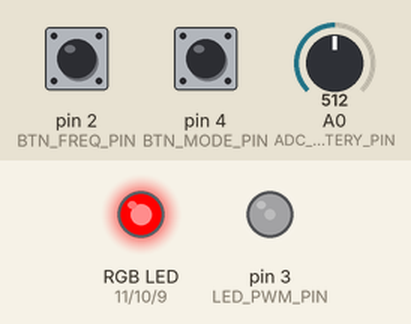
A sketch run on a simulated Arduino Uno, built with avr-gcc and run on an emulated ATmega328P. Parts: an RGB LED mixed from three pins (HIGH = lit), output pins drawn as LEDs (lit = HIGH). Dashed ring = blinking. The inputs (shaded band) are chosen by the test bench; at power-on: A0 (ADC_BATTERY_PIN) = 512, pin 4 (BTN_MODE_PIN) HIGH, pin 2 (BTN_FREQ_PIN) HIGH. What the sketch prints to the serial monitor is not drawn.

Above: at 1.57 s.
1.6 s: A0 (ADC_BATTERY_PIN) set to 191
10.8 s: A0 (ADC_BATTERY_PIN) set to 159
At 15.67 s:
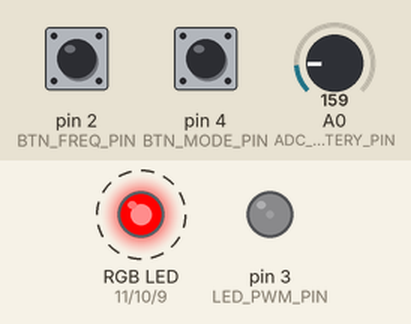
17.0 s: pin 4 (BTN_MODE_PIN) pulled LOW for 3.2 s
21.7 s: A0 (ADC_BATTERY_PIN) set to 306
At 25.09 s:
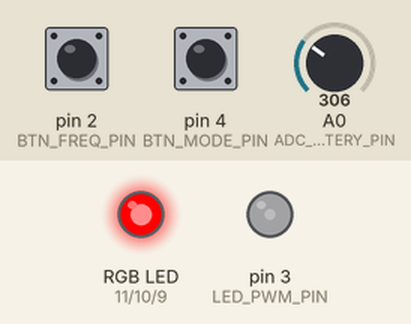
25.2 s: pin 4 (BTN_MODE_PIN) pulled LOW for 1 s
Timing chart, 0 to 29.7 s (numbered marks = the images above; inputs shaded):
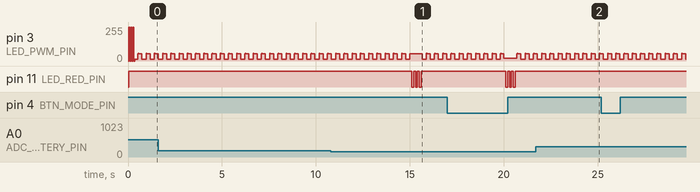

Measured:
- the behaviour switches between 178 and 177 on A0 (ADC_BATTERY_PIN) (found by bisection; images 0 and 1)
- after the input at 10.8 s, pin 11 (LED_RED_PIN): alternates HIGH for 0.10 s and LOW for 0.10 s, 6 changes in all, then stays HIGH, starting after 4.3 s
- after the input at 21.7 s, pin 11 (LED_RED_PIN): stays HIGH (without the input it goes to LOW after 3.4 s)

The sketch:

sketch.ino
```cpp
/*
 * ═══════════════════════════════════════════════════════════════════════════
 *  STYLET AURICULOTHÉRAPIE v7.0 - SIMULATION WOKWI
 *  Version simplifiée pour test breadboard Arduino Uno
 * ═══════════════════════════════════════════════════════════════════════════
 *
 * DIFFÉRENCES avec version finale ATmega328P-AU :
 * - LEDs indicateurs RGB connectées directement (D9, D10, D11)
 * - Pas de PCF8574 I2C (non supporté par Wokwi)
 * - Fréquence CPU 16MHz (vs 8MHz version finale basse conso)
 * - Simulation batterie via potentiomètre A0
 *
 * FONCTIONNALITÉS TESTÉES :
 * ✓ Modulation 1kHz des fréquences de Nogier
 * ✓ Circuit LED simplifié avec résistance 47Ω
 * ✓ 3 modes (Détection / Traitement / Blanc)
 * ✓ Sélection fréquence via bouton
 * ✓ Indicateurs LED RGB
 * ✓ Mesure batterie simulée
 */

// ═══════════════════════════════════════════════════════════════════════════
//  CONFIGURATION PINS
// ═══════════════════════════════════════════════════════════════════════════

#define LED_PWM_PIN     3       // D3 - PWM LED principale NSPW500CS (OC2B Timer2)
#define BTN_FREQ_PIN    2       // D2 - Bouton sélection fréquence
#define BTN_MODE_PIN    4       // D4 - Bouton sélection mode
#define ADC_BATTERY_PIN A0      // A0 - ADC0 Mesure batterie (potentiomètre)

// LEDs indicateurs RGB (direct, pas I2C pour Wokwi)
#define LED_RED_PIN     11      // D11 - LED Rouge
#define LED_GREEN_PIN   10      // D10 - LED Verte
#define LED_BLUE_PIN    9       // D9 - LED Bleue

// ═══════════════════════════════════════════════════════════════════════════
//  FRÉQUENCES DE NOGIER (Hz)
// ═══════════════════════════════════════════════════════════════════════════

const float frequencies[] = {
  2.28,   // A - Fréquence cellulaire
  4.56,   // B - Fréquence nutritive
  9.12,   // C - Fréquence nerveuse
  18.25,  // D - Fréquence circulatoire
  36.50,  // E - Fréquence psychique
  73.00,  // F - Fréquence dégénérescence
  146.00  // G - Fréquence séquentielle
};

const char freqNames[] = {'A', 'B', 'C', 'D', 'E', 'F', 'G'};
const uint8_t numFreqs = 7;

// ═══════════════════════════════════════════════════════════════════════════
//  MODES DE FONCTIONNEMENT
// ═══════════════════════════════════════════════════════════════════════════

enum Mode {
  MODE_DETECTION,      // Basse intensité (5mA, 25% duty cycle)
  MODE_TRAITEMENT,     // Haute intensité (20mA, 92% duty cycle)
  MODE_BLANC           // Lumière continue non modulée (10mA, 50% duty)
};

const char* modeNames[] = {"DETECTION", "TRAITEMENT", "BLANC"};
const uint8_t numModes = 3;

// ═══════════════════════════════════════════════════════════════════════════
//  CONFIGURATION MODULATION
// ═══════════════════════════════════════════════════════════════════════════

#define CARRIER_FREQ        976.0     // Fréquence porteuse réelle (Hz)
#define MODULATION_DEPTH    0.70      // Profondeur modulation (70%)
#define MIN_INTENSITY       0.20      // Intensité minimum (20%)

// Duty cycles pour LED 20mA NSPW500CS avec R=47Ω
#define DUTY_DETECTION   64    // 25% → ~5mA
#define DUTY_TRAITEMENT  235   // 92% → ~20mA
#define DUTY_BLANC       128   // 50% → ~10mA

// ═══════════════════════════════════════════════════════════════════════════
//  INDICATEURS LED RGB (Codage binaire pour 7 fréquences)
// ═══════════════════════════════════════════════════════════════════════════

// Format : {Rouge, Vert, Bleu}
const bool freqIndicators[7][3] = {
  {1, 0, 0},  // A (2.28Hz)  : Rouge
  {0, 1, 0},  // B (4.56Hz)  : Vert
  {1, 1, 0},  // C (9.12Hz)  : Jaune
  {0, 0, 1},  // D (18.25Hz) : Bleu
  {1, 0, 1},  // E (36.50Hz) : Magenta
  {0, 1, 1},  // F (73Hz)    : Cyan
  {1, 1, 1}   // G (146Hz)   : Blanc
};

// ═══════════════════════════════════════════════════════════════════════════
//  VARIABLES GLOBALES
// ═══════════════════════════════════════════════════════════════════════════

volatile uint8_t currentFreq = 0;
volatile Mode currentMode = MODE_DETECTION;
volatile uint16_t batteryVoltage = 0;

// ═══════════════════════════════════════════════════════════════════════════
//  SETUP - INITIALISATION
// ═══════════════════════════════════════════════════════════════════════════

void setup() {

  // Configuration Serial pour debug Wokwi
  Serial.begin(115200);
  Serial.println(F("╔═══════════════════════════════════════════════════════════╗"));
  Serial.println(F("║  STYLET AURICULOTHERAPIE v7.0 - SIMULATION WOKWI         ║"));
  Serial.println(F("║  LED Nichia NSPW500CS - Circuit Ultra-Simplifié          ║"));
  Serial.println(F("╚═══════════════════════════════════════════════════════════╝"));
  Serial.println();

  // Configuration pins
  pinMode(LED_PWM_PIN, OUTPUT);           // PWM LED principale
  pinMode(BTN_FREQ_PIN, INPUT_PULLUP);    // Bouton FREQ
  pinMode(BTN_MODE_PIN, INPUT_PULLUP);    // Bouton MODE
  pinMode(ADC_BATTERY_PIN, INPUT);        // ADC batterie

  // LEDs indicateurs RGB
  pinMode(LED_RED_PIN, OUTPUT);
  pinMode(LED_GREEN_PIN, OUTPUT);
  pinMode(LED_BLUE_PIN, OUTPUT);

  // Configuration Timer2 pour PWM 976Hz sur D3
  setupTimer2PWM();

  // Configuration ADC
  setupADC();

  // Affichage initial
  updateFreqIndicators();

  // Lecture batterie initiale
  batteryVoltage = readBatteryVoltage();

  Serial.println(F("✓ Initialisation terminée"));
  Serial.print(F("✓ Fréquence initiale : "));
  Serial.print(freqNames[currentFreq]);
  Serial.print(F(" ("));
  Serial.print(frequencies[currentFreq]);
  Serial.println(F(" Hz)"));
  Serial.print(F("✓ Mode initial : "));
  Serial.println(modeNames[currentMode]);
  Serial.print(F("✓ Batterie : "));
  Serial.print(batteryVoltage);
  Serial.println(F(" mV"));
  Serial.println();

  // Clignotement LED principale : boot OK (3 flashs rapides)
  for (uint8_t i = 0; i < 3; i++) {
    OCR2B = 255;
    delay(50);
    OCR2B = 0;
    delay(50);
  }
}

// ═══════════════════════════════════════════════════════════════════════════
//  TIMER2 PWM SETUP - Configuration PWM 976Hz sur D3
// ═══════════════════════════════════════════════════════════════════════════

void setupTimer2PWM() {
  // Timer2 en mode Fast PWM, 8-bit
  // Fréquence PWM = 16MHz / (64 × 256) = 976.5625Hz

  TCCR2A = 0;
  TCCR2B = 0;

  // Mode Fast PWM (WGM21=1, WGM20=1)
  TCCR2A |= (1 << WGM21) | (1 << WGM20);

  // Clear OC2B on compare match (non-inverting)
  TCCR2A |= (1 << COM2B1);

  // Prescaler = 64 pour 16MHz
  TCCR2B |= (1 << CS22);

  // Duty cycle initial = 0
  OCR2B = 0;
}

// ═══════════════════════════════════════════════════════════════════════════
//  ADC SETUP - Configuration pour mesure batterie
// ═══════════════════════════════════════════════════════════════════════════

void setupADC() {
  ADMUX = 0;
  ADMUX |= (1 << REFS0);  // AVCC reference (5V pour Wokwi)

  ADCSRA = 0;
  ADCSRA |= (1 << ADEN);   // Enable ADC
  ADCSRA |= (1 << ADPS2) | (1 << ADPS1) | (1 << ADPS0); // Prescaler 128

  // Warm-up ADC
  ADCSRA |= (1 << ADSC);
  while (ADCSRA & (1 << ADSC));
}

// ═══════════════════════════════════════════════════════════════════════════
//  LOOP PRINCIPALE
// ═══════════════════════════════════════════════════════════════════════════

void loop() {

  static uint32_t lastUpdate = 0;
  static uint32_t lastBatteryCheck = 0;

  uint32_t now = millis();

  // Gestion boutons
  handleButtons();

  // Génération modulation
  if (currentMode != MODE_BLANC) {
    generateModulation();
  } else {
    OCR2B = DUTY_BLANC;  // Mode lumière blanche : PWM constant
  }

  // Mesure batterie (toutes les 5 secondes)
  if (now - lastBatteryCheck > 5000) {
    lastBatteryCheck = now;
    batteryVoltage = readBatteryVoltage();

    Serial.print(F("🔋 Batterie : "));
    Serial.print(batteryVoltage);
    Serial.print(F(" mV"));

    // Indicateur batterie faible (< 3.5V)
    if (batteryVoltage < 3500) {
      Serial.println(F(" ⚠️ BATTERIE FAIBLE"));
      blinkBatteryWarning();
    } else {
      Serial.println();
    }
  }

  // Mise à jour indicateurs (toutes les 100ms)
  if (now - lastUpdate > 100) {
    lastUpdate = now;
    updateFreqIndicators();
  }
}

// ═══════════════════════════════════════════════════════════════════════════
//  GÉNÉRATION MODULATION
// ═══════════════════════════════════════════════════════════════════════════

void generateModulation() {

  uint32_t currentMicros = micros();

  // Calcul phase fréquence Nogier
  float nogierFreq = frequencies[currentFreq];
  float nogierPeriod = 1000000.0 / nogierFreq;
  float nogierPhase = (float)(currentMicros % (uint32_t)nogierPeriod) / nogierPeriod * 2.0 * PI;

  // Enveloppe sinusoïdale
  float envelope = 0.5 + 0.5 * sin(nogierPhase);

  // Application modulation (profondeur 70%, minimum 20%)
  float modulatedIntensity = MIN_INTENSITY + MODULATION_DEPTH * envelope;

  if (modulatedIntensity > 1.0) modulatedIntensity = 1.0;
  if (modulatedIntensity < 0.0) modulatedIntensity = 0.0;

  // Calcul duty cycle selon mode
  uint8_t baseDuty = 0;

  switch (currentMode) {
    case MODE_DETECTION:
      baseDuty = DUTY_DETECTION;   // 64 → 25% → ~5mA
      break;

    case MODE_TRAITEMENT:
      baseDuty = DUTY_TRAITEMENT;  // 235 → 92% → ~20mA
      break;

    case MODE_BLANC:
      baseDuty = DUTY_BLANC;       // 128 → 50% → ~10mA
      return;
  }

  // Application modulation sur duty cycle de base
  uint8_t finalDuty = (uint8_t)(baseDuty * modulatedIntensity);

  // Écriture PWM via registre direct
  OCR2B = finalDuty;
}

// ═══════════════════════════════════════════════════════════════════════════
//  GESTION BOUTONS
// ═══════════════════════════════════════════════════════════════════════════

void handleButtons() {

  static bool lastBtnFreq = HIGH;
  static bool lastBtnMode = HIGH;
  static uint32_t lastDebounceFreq = 0;
  static uint32_t lastDebounceMode = 0;

  const uint16_t debounceDelay = 50;

  // Bouton fréquence
  bool btnFreq = digitalRead(BTN_FREQ_PIN);

  if (btnFreq != lastBtnFreq) {
    lastDebounceFreq = millis();
  }

  if ((millis() - lastDebounceFreq) > debounceDelay) {
    if (btnFreq == LOW && lastBtnFreq == HIGH) {
      currentFreq = (currentFreq + 1) % numFreqs;
      updateFreqIndicators();

      Serial.print(F("📡 Fréquence : "));
      Serial.print(freqNames[currentFreq]);
      Serial.print(F(" ("));
      Serial.print(frequencies[currentFreq]);
      Serial.println(F(" Hz)"));

      flashFeedback(2, 80);
      delay(200);
    }
  }
  lastBtnFreq = btnFreq;

  // Bouton mode
  bool btnMode = digitalRead(BTN_MODE_PIN);

  if (btnMode != lastBtnMode) {
    lastDebounceMode = millis();
  }

  if ((millis() - lastDebounceMode) > debounceDelay) {
    if (btnMode == LOW && lastBtnMode == HIGH) {
      currentMode = (Mode)((currentMode + 1) % numModes);
      updateFreqIndicators();

      Serial.print(F("⚙️  Mode : "));
      Serial.println(modeNames[currentMode]);

      // Feedback selon mode
      switch (currentMode) {
        case MODE_DETECTION:
          flashFeedback(1, 200);  // 1 flash long
          break;
        case MODE_TRAITEMENT:
          flashFeedback(2, 100);  // 2 flashs moyens
          break;
        case MODE_BLANC:
          flashFeedback(3, 60);   // 3 flashs courts
          break;
      }

      delay(200);
    }
  }
  lastBtnMode = btnMode;
}

// ═══════════════════════════════════════════════════════════════════════════
//  MISE À JOUR INDICATEURS LED RGB
// ═══════════════════════════════════════════════════════════════════════════

void updateFreqIndicators() {
  // Contrôle direct des LEDs (pas I2C pour Wokwi)
  digitalWrite(LED_RED_PIN, freqIndicators[currentFreq][0]);
  digitalWrite(LED_GREEN_PIN, freqIndicators[currentFreq][1]);
  digitalWrite(LED_BLUE_PIN, freqIndicators[currentFreq][2]);
}

// ═══════════════════════════════════════════════════════════════════════════
//  LECTURE TENSION BATTERIE
// ═══════════════════════════════════════════════════════════════════════════

uint16_t readBatteryVoltage() {

  // Lancer conversion ADC
  ADCSRA |= (1 << ADSC);
  while (ADCSRA & (1 << ADSC));

  uint16_t adcValue = ADC;

  // Conversion en mV (diviseur 100k/33k, Vref 5V pour Wokwi)
  // V_bat = ADC × (5000mV / 1023) × 4.03
  uint16_t voltage = (uint32_t)adcValue * 5000 * 403 / 102300;

  return voltage;
}

// ═══════════════════════════════════════════════════════════════════════════
//  INDICATEUR BATTERIE FAIBLE
// ═══════════════════════════════════════════════════════════════════════════

void blinkBatteryWarning() {

  for (uint8_t i = 0; i < 3; i++) {
    digitalWrite(LED_RED_PIN, HIGH);
    delay(100);
    digitalWrite(LED_RED_PIN, LOW);
    delay(100);
  }

  updateFreqIndicators();
}

// ═══════════════════════════════════════════════════════════════════════════
//  FEEDBACK VISUEL
// ═══════════════════════════════════════════════════════════════════════════

void flashFeedback(uint8_t times, uint16_t delayMs) {

  uint8_t savedDuty = OCR2B;

  for (uint8_t i = 0; i < times; i++) {
    OCR2B = 255;
    delay(delayMs);
    OCR2B = 0;
    delay(delayMs);
  }

  OCR2B = savedDuty;
}
```
